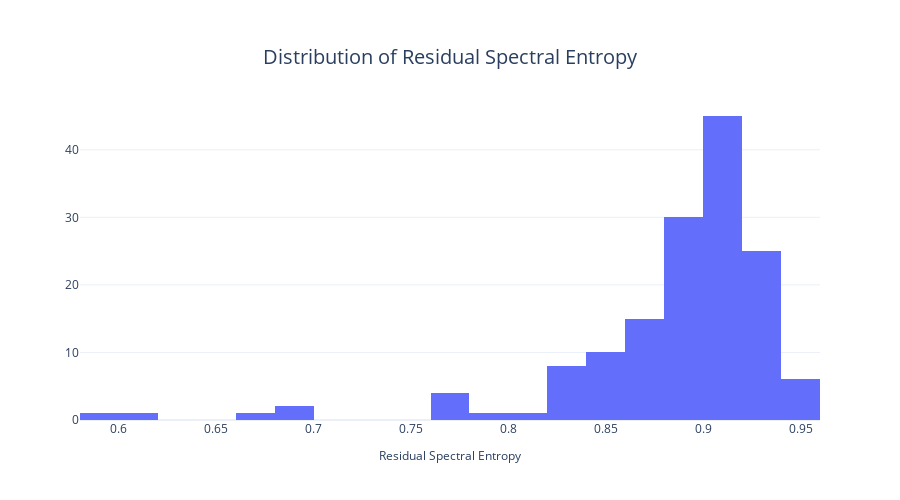

The notebook cell saved with this chart:
### Code cell
fig = px.histogram(x=block_df["residual_spectral_entropy"], title="Distribution of Residual Spectral Entropy")
fig = format_plot(fig, xlabel="Residual Spectral Entropy", ylabel="")
# fig.write_image("imgs/chapter_4/resid_spectral_entropy.png")
fig.show()

### Figure 1 — Plotly figure (JSON) as saved in the notebook; plotly's stock layout.template omitted (floating-point values rounded to 4 significant figures; data arrays with more than 128 entries replaced by an {"elided": "..."} marker saying what was removed)
{"data": [{"alignmentgroup": "True", "bingroup": "x", "hovertemplate": "x=%{x}<br>count=%{y}<extra></extra>", "legendgroup": "", "marker": {"color": "#636efa", "pattern": {"shape": ""}}, "name": "", "offsetgroup": "", "orientation": "v", "showlegend": false, "type": "histogram", "x": {"elided": "150 float values"}, "xaxis": "x", "yaxis": "y"}], "layout": {"autosize": false, "barmode": "relative", "height": 500, "legend": {"title": {}, "tracegroupgap": 0}, "title": {"font": {"size": 20}, "text": "Distribution of Residual Spectral Entropy", "x": 0.5, "xanchor": "center", "yanchor": "top"}, "width": 900, "xaxis": {"anchor": "y", "domain": [0, 1], "title": {"font": {"size": 12}, "text": "Residual Spectral Entropy"}}, "yaxis": {"anchor": "x", "domain": [0, 1], "title": {"font": {"size": 12}, "text": ""}}}}
